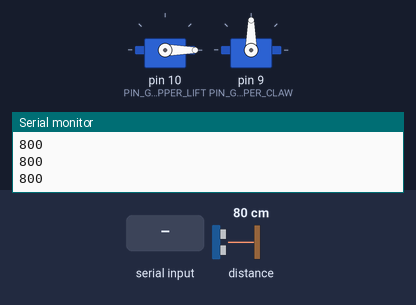
Bench run of a sketch on a simulated Arduino Uno, built with avr-gcc and run on an emulated ATmega328P. Shown: 2 × servo, the last lines printed to the serial monitor. The inputs (shaded band) are chosen by the test bench; at power-on: distance to the obstacle 80 cm. The echo pulse lasts 58.3 µs per cm.

Above: at 1.2 s.
1.3 s: "90,45\n" received over Serial
At 2.2 s:
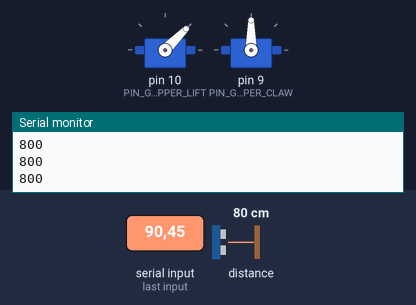
4.3 s: "30,150\n" received over Serial
At 5.7 s:
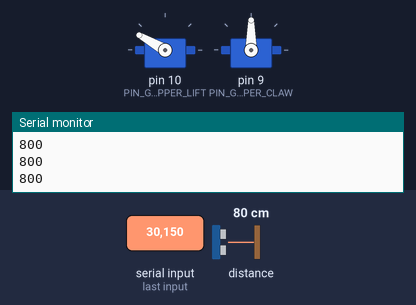
7.3 s: "200\n" received over Serial
At 7.7 s:
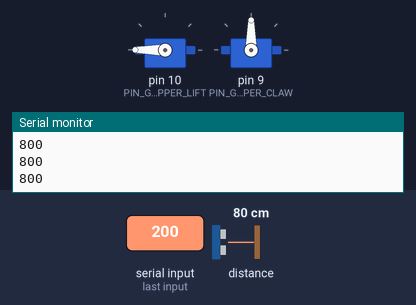
Timing chart, 0 to 10.3 s (numbered marks = the images above; inputs shaded):
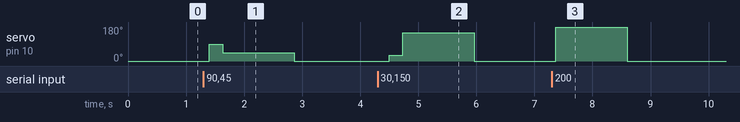

The sketch:

Lift_test.ino
```cpp
#include "gripper.h"
#include "ranger.h"

Gripper g;
Ranger r;
int pos;
bool climb;

bool targetLift;

void setup() {
  // put your setup code here, to run once:
  Serial.begin(115200);
  g.begin();
  r.begin();
  pos = 0;
  climb = true;
  targetLift = true;
}

void loop() {
  // put your main code here, to run repeatedly:
//  Serial.println(pos);
  g.setLift(pos);
//  g.setClaw(pos);

  delay(200);
  int dist = r.getDist();
  Serial.println(dist);


  if (Serial.available())
  {
    int num = Serial.parseInt();
    pos = num;
  }


//  if (climb) pos += 10;
//  else pos -= 5;
//
//  if (pos >= 180) climb = false;
//  else if (pos <= 0) climb = true;
}
```

gripper.cpp
```cpp
#include "gripper.h"
#include <Arduino.h>
#include "pindef.h"

#define LIFT_MAX_VALUE 180
#define LIFT_MIN_VALUE 0
#define CLAW_MAX_VALUE 120
#define CLAW_MIN_VALUE 40


Gripper::Gripper()
{

}

Gripper::~Gripper()
{

}

void Gripper::begin()
{
    sLift.attach(PIN_GRIPPER_LIFT);
    sClaw.attach(PIN_GRIPPER_CLAW);
}

void Gripper::setLift(int pos)
{
  if (pos > LIFT_MAX_VALUE) pos = LIFT_MAX_VALUE;
  if (pos < LIFT_MIN_VALUE) pos = LIFT_MIN_VALUE;
  sLift.write(pos);
}

void Gripper::setClaw(int pos)
{
  if (pos > CLAW_MAX_VALUE) pos = CLAW_MAX_VALUE;
  if (pos < CLAW_MIN_VALUE) pos = CLAW_MIN_VALUE;
    sClaw.write(pos);
}

void Gripper::reset()
{
    setLift(0);
    setClaw(100);
}
```

gripper.h
```cpp
#include <Servo.h>

#ifndef GRIPPER_H
#define GRIPPER_H

class Gripper
{
public:
    Servo sLift;
    Servo sClaw;
    Gripper();
    ~Gripper();

    void begin();

    void setLift(int );
    void setClaw(int );

    void reset();

};


#endif //GRIPPER_H
```

pindef.h
```cpp
#ifndef PINDEF_H
#define PINDEF_H


#define PIN_MOTOR1_IN1 4
#define PIN_MOTOR1_IN2 12

#define PIN_MOTOR2_IN1 7
#define PIN_MOTOR2_IN2 8

#define PIN_MOTOR1_SPD 5
#define PIN_MOTOR2_SPD 6

#define PIN_MOTOR_ENB 13

#define PIN_ENCODER_1 2
#define PIN_ENCODER_2 3

// #define PIN_GRIPPER_LIFT 9
// #define PIN_GRIPPER_CLAW 10
#define PIN_GRIPPER_LIFT 10
#define PIN_GRIPPER_CLAW 9

#define PIN_PROXIMITY
//#define PIN_SONAR_TRIG A0
//#define PIN_SONAR_ECHO A1


#endif //PINDEF_H
```

ranger.cpp
```cpp
#include "ranger.h"
#include <Wire.h>
#include <VL53L0X.h>


// Uncomment this line to use long range mode. This
// increases the sensitivity of the sensor and extends its
// potential range, but increases the likelihood of getting
// an inaccurate reading because of reflections from objects
// other than the intended target. It works best in dark
// conditions.

#define LONG_RANGE


// Uncomment ONE of these two lines to get
// - higher speed at the cost of lower accuracy OR
// - higher accuracy at the cost of lower speed

//#define HIGH_SPEED
#define HIGH_ACCURACY

Ranger::Ranger()
{

}

Ranger::~Ranger()
{

}

void Ranger::begin()
{
  Wire.begin();

  sensor.init();
  sensor.setTimeout(500);

#if defined LONG_RANGE
  // lower the return signal rate limit (default is 0.25 MCPS)
  sensor.setSignalRateLimit(0.1);
  // increase laser pulse periods (defaults are 14 and 10 PCLKs)
  sensor.setVcselPulsePeriod(VL53L0X::VcselPeriodPreRange, 18);
  sensor.setVcselPulsePeriod(VL53L0X::VcselPeriodFinalRange, 14);
#endif

#if defined HIGH_SPEED
  // reduce timing budget to 20 ms (default is about 33 ms)
  sensor.setMeasurementTimingBudget(20000);
#elif defined HIGH_ACCURACY
  // increase timing budget to 200 ms
  sensor.setMeasurementTimingBudget(200000);
#endif
}

int Ranger::getDist()
{
  int result;
  result = sensor.readRangeSingleMillimeters();
  return result;
}
```

ranger.h
```cpp
#ifndef RANGER_H
#define RANGER_H

#include <Wire.h>
#include <VL53L0X.h>

class Ranger
{
public:
  VL53L0X sensor;

  Ranger();
  ~Ranger();

  void begin();

  int getDist();
};


#endif
```

Measured:
- after the input at 1.3 s, servo on pin 10 (PIN_GRIPPER_LIFT): 0° → 90° after 0.10 s, → 45° 0.23 s later, → 0° 1.2 s later
- after the input at 4.3 s, servo on pin 10 (PIN_GRIPPER_LIFT): 0° → 30° after 0.20 s, → 150° 0.23 s later, → 0° 1.2 s later
- after the input at 7.3 s, servo on pin 10 (PIN_GRIPPER_LIFT): 0° → 180° after 0.07 s, → 0° 1.2 s later
